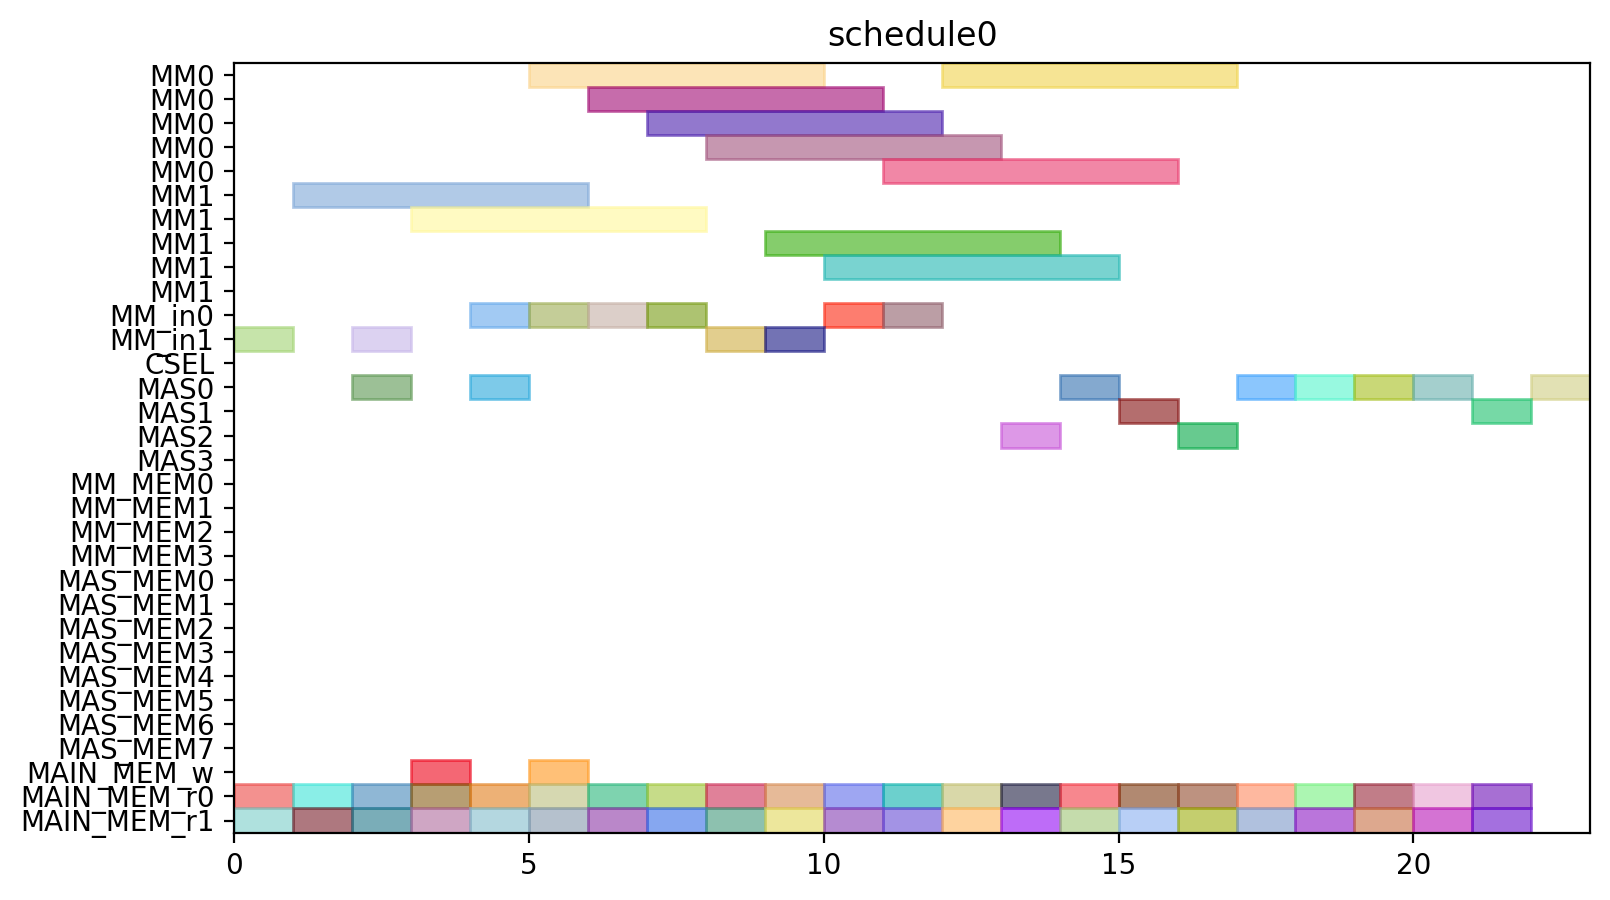

The Python source for this figure:
from pyschedule import Scenario, solvers, plotters, alt


def solve():
	horizon = 120
	S = Scenario("schedule0", horizon=horizon)

	# resource
	MM = S.Resources('MM', num=2, size=5)
	MM_in = S.Resources('MM_in', num=2)
	CSEL = S.Resource('CSEL')
	MAS = S.Resources('MAS', num=4, size=1, periods=range(1, horizon))
	MM_MEM = S.Resources('MM_MEM', num=4)
	MAS_MEM = S.Resources('MAS_MEM', num=8)
	MAIN_MEM_w = S.Resource('MAIN_MEM_w', size=1)
	MAIN_MEM_r = S.Resources('MAIN_MEM_r', num=2)

	# result of previous scheduling

	# new tasks
	c10_t0 = S.Task('c10_t0', length=5, delay_cost=1)
	c10_t0 += alt(MM)
	c10_t0_in = S.Task('c10_t0_in', length=1, delay_cost=1)
	c10_t0_in += alt(MM_in)
	S += c10_t0_in*MM_in[0]<=c10_t0*MM[0]
	S += c10_t0_in*MM_in[1]<=c10_t0*MM[1]
	c10_t0_mem0 = S.Task('c10_t0_mem0', length=1, delay_cost=1)
	c10_t0_mem0 += MAIN_MEM_r[0]
	S += c10_t0_mem0 <= c10_t0

	c10_t0_mem1 = S.Task('c10_t0_mem1', length=1, delay_cost=1)
	c10_t0_mem1 += MAIN_MEM_r[1]
	S += c10_t0_mem1 <= c10_t0

	c10_t1 = S.Task('c10_t1', length=5, delay_cost=1)
	c10_t1 += alt(MM)
	c10_t1_in = S.Task('c10_t1_in', length=1, delay_cost=1)
	c10_t1_in += alt(MM_in)
	S += c10_t1_in*MM_in[0]<=c10_t1*MM[0]
	S += c10_t1_in*MM_in[1]<=c10_t1*MM[1]
	c10_t1_mem0 = S.Task('c10_t1_mem0', length=1, delay_cost=1)
	c10_t1_mem0 += MAIN_MEM_r[0]
	S += c10_t1_mem0 <= c10_t1

	c10_t1_mem1 = S.Task('c10_t1_mem1', length=1, delay_cost=1)
	c10_t1_mem1 += MAIN_MEM_r[1]
	S += c10_t1_mem1 <= c10_t1

	c10_t2 = S.Task('c10_t2', length=1, delay_cost=1)
	c10_t2 += alt(MAS)
	c10_t2_mem0 = S.Task('c10_t2_mem0', length=1, delay_cost=1)
	c10_t2_mem0 += MAIN_MEM_r[0]
	S += c10_t2_mem0 <= c10_t2

	c10_t2_mem1 = S.Task('c10_t2_mem1', length=1, delay_cost=1)
	c10_t2_mem1 += MAIN_MEM_r[1]
	S += c10_t2_mem1 <= c10_t2

	c10_t3 = S.Task('c10_t3', length=1, delay_cost=1)
	c10_t3 += alt(MAS)
	c10_t3_mem0 = S.Task('c10_t3_mem0', length=1, delay_cost=1)
	c10_t3_mem0 += MAIN_MEM_r[0]
	S += c10_t3_mem0 <= c10_t3

	c10_t3_mem1 = S.Task('c10_t3_mem1', length=1, delay_cost=1)
	c10_t3_mem1 += MAIN_MEM_r[1]
	S += c10_t3_mem1 <= c10_t3

	c20_t0 = S.Task('c20_t0', length=5, delay_cost=1)
	c20_t0 += alt(MM)
	c20_t0_in = S.Task('c20_t0_in', length=1, delay_cost=1)
	c20_t0_in += alt(MM_in)
	S += c20_t0_in*MM_in[0]<=c20_t0*MM[0]
	S += c20_t0_in*MM_in[1]<=c20_t0*MM[1]
	c20_t0_mem0 = S.Task('c20_t0_mem0', length=1, delay_cost=1)
	c20_t0_mem0 += MAIN_MEM_r[0]
	S += c20_t0_mem0 <= c20_t0

	c20_t0_mem1 = S.Task('c20_t0_mem1', length=1, delay_cost=1)
	c20_t0_mem1 += MAIN_MEM_r[1]
	S += c20_t0_mem1 <= c20_t0

	c20_t1 = S.Task('c20_t1', length=5, delay_cost=1)
	c20_t1 += alt(MM)
	c20_t1_in = S.Task('c20_t1_in', length=1, delay_cost=1)
	c20_t1_in += alt(MM_in)
	S += c20_t1_in*MM_in[0]<=c20_t1*MM[0]
	S += c20_t1_in*MM_in[1]<=c20_t1*MM[1]
	c20_t1_mem0 = S.Task('c20_t1_mem0', length=1, delay_cost=1)
	c20_t1_mem0 += MAIN_MEM_r[0]
	S += c20_t1_mem0 <= c20_t1

	c20_t1_mem1 = S.Task('c20_t1_mem1', length=1, delay_cost=1)
	c20_t1_mem1 += MAIN_MEM_r[1]
	S += c20_t1_mem1 <= c20_t1

	c20_t2 = S.Task('c20_t2', length=1, delay_cost=1)
	c20_t2 += alt(MAS)
	c20_t2_mem0 = S.Task('c20_t2_mem0', length=1, delay_cost=1)
	c20_t2_mem0 += MAIN_MEM_r[0]
	S += c20_t2_mem0 <= c20_t2

	c20_t2_mem1 = S.Task('c20_t2_mem1', length=1, delay_cost=1)
	c20_t2_mem1 += MAIN_MEM_r[1]
	S += c20_t2_mem1 <= c20_t2

	c20_t3 = S.Task('c20_t3', length=1, delay_cost=1)
	c20_t3 += alt(MAS)
	c20_t3_mem0 = S.Task('c20_t3_mem0', length=1, delay_cost=1)
	c20_t3_mem0 += MAIN_MEM_r[0]
	S += c20_t3_mem0 <= c20_t3

	c20_t3_mem1 = S.Task('c20_t3_mem1', length=1, delay_cost=1)
	c20_t3_mem1 += MAIN_MEM_r[1]
	S += c20_t3_mem1 <= c20_t3

	c01_t0 = S.Task('c01_t0', length=5, delay_cost=1)
	c01_t0 += alt(MM)
	c01_t0_in = S.Task('c01_t0_in', length=1, delay_cost=1)
	c01_t0_in += alt(MM_in)
	S += c01_t0_in*MM_in[0]<=c01_t0*MM[0]
	S += c01_t0_in*MM_in[1]<=c01_t0*MM[1]
	c01_t0_mem0 = S.Task('c01_t0_mem0', length=1, delay_cost=1)
	c01_t0_mem0 += MAIN_MEM_r[0]
	S += c01_t0_mem0 <= c01_t0

	c01_t0_mem1 = S.Task('c01_t0_mem1', length=1, delay_cost=1)
	c01_t0_mem1 += MAIN_MEM_r[1]
	S += c01_t0_mem1 <= c01_t0

	c01_t1 = S.Task('c01_t1', length=5, delay_cost=1)
	c01_t1 += alt(MM)
	c01_t1_in = S.Task('c01_t1_in', length=1, delay_cost=1)
	c01_t1_in += alt(MM_in)
	S += c01_t1_in*MM_in[0]<=c01_t1*MM[0]
	S += c01_t1_in*MM_in[1]<=c01_t1*MM[1]
	c01_t1_mem0 = S.Task('c01_t1_mem0', length=1, delay_cost=1)
	c01_t1_mem0 += MAIN_MEM_r[0]
	S += c01_t1_mem0 <= c01_t1

	c01_t1_mem1 = S.Task('c01_t1_mem1', length=1, delay_cost=1)
	c01_t1_mem1 += MAIN_MEM_r[1]
	S += c01_t1_mem1 <= c01_t1

	c01_t2 = S.Task('c01_t2', length=1, delay_cost=1)
	c01_t2 += alt(MAS)
	c01_t2_mem0 = S.Task('c01_t2_mem0', length=1, delay_cost=1)
	c01_t2_mem0 += MAIN_MEM_r[0]
	S += c01_t2_mem0 <= c01_t2

	c01_t2_mem1 = S.Task('c01_t2_mem1', length=1, delay_cost=1)
	c01_t2_mem1 += MAIN_MEM_r[1]
	S += c01_t2_mem1 <= c01_t2

	c01_t3 = S.Task('c01_t3', length=1, delay_cost=1)
	c01_t3 += alt(MAS)
	c01_t3_mem0 = S.Task('c01_t3_mem0', length=1, delay_cost=1)
	c01_t3_mem0 += MAIN_MEM_r[0]
	S += c01_t3_mem0 <= c01_t3

	c01_t3_mem1 = S.Task('c01_t3_mem1', length=1, delay_cost=1)
	c01_t3_mem1 += MAIN_MEM_r[1]
	S += c01_t3_mem1 <= c01_t3

	c11_t0 = S.Task('c11_t0', length=5, delay_cost=1)
	c11_t0 += alt(MM)
	c11_t0_in = S.Task('c11_t0_in', length=1, delay_cost=1)
	c11_t0_in += alt(MM_in)
	S += c11_t0_in*MM_in[0]<=c11_t0*MM[0]
	S += c11_t0_in*MM_in[1]<=c11_t0*MM[1]
	c11_t0_mem0 = S.Task('c11_t0_mem0', length=1, delay_cost=1)
	c11_t0_mem0 += MAIN_MEM_r[0]
	S += c11_t0_mem0 <= c11_t0

	c11_t0_mem1 = S.Task('c11_t0_mem1', length=1, delay_cost=1)
	c11_t0_mem1 += MAIN_MEM_r[1]
	S += c11_t0_mem1 <= c11_t0

	c11_t1 = S.Task('c11_t1', length=5, delay_cost=1)
	c11_t1 += alt(MM)
	c11_t1_in = S.Task('c11_t1_in', length=1, delay_cost=1)
	c11_t1_in += alt(MM_in)
	S += c11_t1_in*MM_in[0]<=c11_t1*MM[0]
	S += c11_t1_in*MM_in[1]<=c11_t1*MM[1]
	c11_t1_mem0 = S.Task('c11_t1_mem0', length=1, delay_cost=1)
	c11_t1_mem0 += MAIN_MEM_r[0]
	S += c11_t1_mem0 <= c11_t1

	c11_t1_mem1 = S.Task('c11_t1_mem1', length=1, delay_cost=1)
	c11_t1_mem1 += MAIN_MEM_r[1]
	S += c11_t1_mem1 <= c11_t1

	c11_t2 = S.Task('c11_t2', length=1, delay_cost=1)
	c11_t2 += alt(MAS)
	c11_t2_mem0 = S.Task('c11_t2_mem0', length=1, delay_cost=1)
	c11_t2_mem0 += MAIN_MEM_r[0]
	S += c11_t2_mem0 <= c11_t2

	c11_t2_mem1 = S.Task('c11_t2_mem1', length=1, delay_cost=1)
	c11_t2_mem1 += MAIN_MEM_r[1]
	S += c11_t2_mem1 <= c11_t2

	c11_t3 = S.Task('c11_t3', length=1, delay_cost=1)
	c11_t3 += alt(MAS)
	c11_t3_mem0 = S.Task('c11_t3_mem0', length=1, delay_cost=1)
	c11_t3_mem0 += MAIN_MEM_r[0]
	S += c11_t3_mem0 <= c11_t3

	c11_t3_mem1 = S.Task('c11_t3_mem1', length=1, delay_cost=1)
	c11_t3_mem1 += MAIN_MEM_r[1]
	S += c11_t3_mem1 <= c11_t3

	c21_t0 = S.Task('c21_t0', length=5, delay_cost=1)
	c21_t0 += alt(MM)
	c21_t0_in = S.Task('c21_t0_in', length=1, delay_cost=1)
	c21_t0_in += alt(MM_in)
	S += c21_t0_in*MM_in[0]<=c21_t0*MM[0]
	S += c21_t0_in*MM_in[1]<=c21_t0*MM[1]
	c21_t0_mem0 = S.Task('c21_t0_mem0', length=1, delay_cost=1)
	c21_t0_mem0 += MAIN_MEM_r[0]
	S += c21_t0_mem0 <= c21_t0

	c21_t0_mem1 = S.Task('c21_t0_mem1', length=1, delay_cost=1)
	c21_t0_mem1 += MAIN_MEM_r[1]
	S += c21_t0_mem1 <= c21_t0

	c21_t1 = S.Task('c21_t1', length=5, delay_cost=1)
	c21_t1 += alt(MM)
	c21_t1_in = S.Task('c21_t1_in', length=1, delay_cost=1)
	c21_t1_in += alt(MM_in)
	S += c21_t1_in*MM_in[0]<=c21_t1*MM[0]
	S += c21_t1_in*MM_in[1]<=c21_t1*MM[1]
	c21_t1_mem0 = S.Task('c21_t1_mem0', length=1, delay_cost=1)
	c21_t1_mem0 += MAIN_MEM_r[0]
	S += c21_t1_mem0 <= c21_t1

	c21_t1_mem1 = S.Task('c21_t1_mem1', length=1, delay_cost=1)
	c21_t1_mem1 += MAIN_MEM_r[1]
	S += c21_t1_mem1 <= c21_t1

	c21_t2 = S.Task('c21_t2', length=1, delay_cost=1)
	c21_t2 += alt(MAS)
	c21_t2_mem0 = S.Task('c21_t2_mem0', length=1, delay_cost=1)
	c21_t2_mem0 += MAIN_MEM_r[0]
	S += c21_t2_mem0 <= c21_t2

	c21_t2_mem1 = S.Task('c21_t2_mem1', length=1, delay_cost=1)
	c21_t2_mem1 += MAIN_MEM_r[1]
	S += c21_t2_mem1 <= c21_t2

	c21_t3 = S.Task('c21_t3', length=1, delay_cost=1)
	c21_t3 += alt(MAS)
	c21_t3_mem0 = S.Task('c21_t3_mem0', length=1, delay_cost=1)
	c21_t3_mem0 += MAIN_MEM_r[0]
	S += c21_t3_mem0 <= c21_t3

	c21_t3_mem1 = S.Task('c21_t3_mem1', length=1, delay_cost=1)
	c21_t3_mem1 += MAIN_MEM_r[1]
	S += c21_t3_mem1 <= c21_t3

	c000 = S.Task('c000', length=1, delay_cost=1)
	c000 += alt(MAS)
	S += 0<c000

	c000_w = S.Task('c000_w', length=1, delay_cost=1)
	c000_w += alt(MAIN_MEM_w)
	S += c000 <= c000_w

	c000_mem0 = S.Task('c000_mem0', length=1, delay_cost=1)
	c000_mem0 += MAIN_MEM_r[0]
	S += c000_mem0 <= c000

	c000_mem1 = S.Task('c000_mem1', length=1, delay_cost=1)
	c000_mem1 += MAIN_MEM_r[1]
	S += c000_mem1 <= c000

	c001 = S.Task('c001', length=1, delay_cost=1)
	c001 += alt(MAS)
	S += 0<c001

	c001_w = S.Task('c001_w', length=1, delay_cost=1)
	c001_w += alt(MAIN_MEM_w)
	S += c001 <= c001_w

	c001_mem0 = S.Task('c001_mem0', length=1, delay_cost=1)
	c001_mem0 += MAIN_MEM_r[0]
	S += c001_mem0 <= c001

	c001_mem1 = S.Task('c001_mem1', length=1, delay_cost=1)
	c001_mem1 += MAIN_MEM_r[1]
	S += c001_mem1 <= c001

	solvers.mip.solve(S,msg=1,kind='CPLEX',ratio_gap=1.01)

	solution = [['hoge']*len(S.solution()[1]) for i in range(len(S.solution()))]
	for i in range(len(S.solution())):
		for j in range(len(S.solution()[i])):
			solution[i][j]=str(S.solution()[i][j])
	print(solution)

	cycles = int(solution[-1][3])

	pic_file_name = "/home/mfukuda/ABE/multiRAM_multiMAS_16mux/scheduling_result/stage5MM2_stage1MAS4/FROB/schedule0.png"
	if(S.solution() != []):
		plotters.matplotlib.plot(S,img_filename=pic_file_name, show_task_labels=False, fig_size=(cycles*0.25+3, 5))

	return solution
